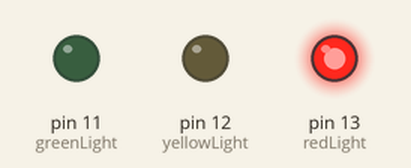
Recording of a sketch running on a simulated Arduino Uno, built with avr-gcc and run on an emulated ATmega328P. Shown: output pins drawn as LEDs (lit = HIGH).

Above: at 2.5 s.
At 5.5 s:
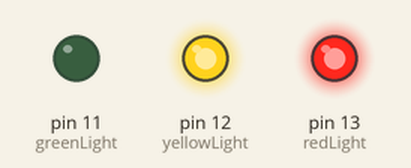
At 6.12 s:
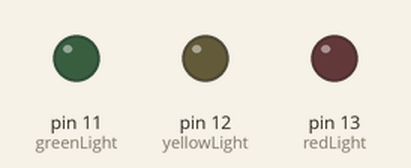
At 7.2 s:
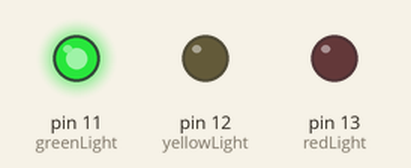
At 9.0 s:
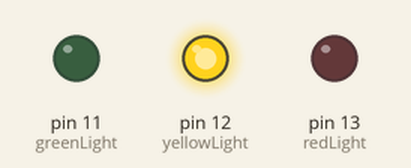
Timing chart, 0 to 12.4 s (numbered marks = the images above):
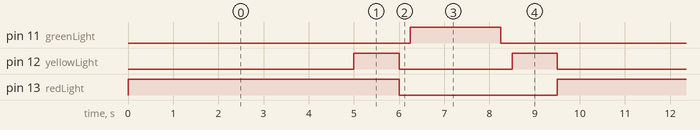

Measured:
- by itself, pin 11 (greenLight): alternates HIGH for 2.0 s and LOW for 7.5 s
- by itself, pin 12 (yellowLight): repeats every 9.5 s: LOW 2.5 s, HIGH 1.0 s, LOW 5.0 s, HIGH 1.0 s
- by itself, pin 13 (redLight): alternates HIGH for 6.0 s and LOW for 3.5 s

The sketch:

semaphore.ino
```cpp
const int redLight = 13;
const int yellowLight = 12;
const int greenLight = 11;

void setup() {
  pinMode(redLight, OUTPUT);
  pinMode(yellowLight, OUTPUT);
  pinMode(greenLight, OUTPUT);
}

void loop() {
  digitalWrite(redLight, HIGH);    //Red light on
  delay(5000);                     //Wait 5 seconds
  digitalWrite(redLight, HIGH);    //Red light on
  digitalWrite(yellowLight, HIGH); //Yellow light on
  delay(1000);                     //Wait 1 second
  digitalWrite(redLight, LOW);     //Red light off
  digitalWrite(yellowLight, LOW);  //Yellow light off
  delay(250);                      //Wait 250 milliseconds
  digitalWrite(greenLight, HIGH);  //Green light on
  delay(2000);                     //Wait 2 seconds
  digitalWrite(greenLight, LOW);   //Green light off
  delay(250);                      //Wait 250 milliseconds
  digitalWrite(yellowLight, HIGH); //Yellow light on
  delay(1000);                     //Wait 1 second
  digitalWrite(yellowLight, LOW);  //Yellow light off
}
```
